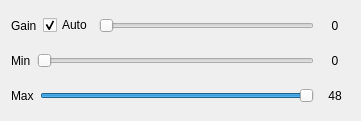
     <widget class="QWidget" name="layoutWidget_8">
      <property name="geometry">
       <rect>
        <x>70</x>
        <y>290</y>
        <width>361</width>
        <height>121</height>
       </rect>
      </property>
      <layout class="QVBoxLayout" name="verticalLayout_46">
       <item>
        <layout class="QHBoxLayout" name="horizontalLayout_133">
         <item>
          <widget class="QLabel" name="label_gain_wide">
           <property name="text">
            <string>Gain</string>
           </property>
          </widget>
         </item>
         <item>
          <widget class="QCheckBox" name="checkBox_allied_wide_gain">
           <property name="text">
            <string>Auto</string>
           </property>
           <property name="checked">
            <bool>true</bool>
           </property>
          </widget>
         </item>
         <item>
          <widget class="QSlider" name="horizontalSlider_gain_wide">
           <property name="enabled">
            <bool>false</bool>
           </property>
           <property name="minimum">
            <number>0</number>
           </property>
           <property name="maximum">
            <number>48</number>
           </property>
           <property name="singleStep">
            <number>1</number>
           </property>
           <property name="pageStep">
            <number>10</number>
           </property>
           <property name="value">
            <number>0</number>
           </property>
           <property name="orientation">
            <enum>Qt::Horizontal</enum>
           </property>
          </widget>
         </item>
         <item>
          <widget class="QLabel" name="label_gain_wide_val">
           <property name="minimumSize">
            <size>
             <width>30</width>
             <height>0</height>
            </size>
           </property>
           <property name="text">
            <string>0</string>
           </property>
           <property name="alignment">
            <set>Qt::AlignCenter</set>
           </property>
          </widget>
         </item>
        </layout>
       </item>
       <item>
        <layout class="QHBoxLayout" name="horizontalLayout_146">
         <item>
          <widget class="QLabel" name="label_gain_min_allied_wide">
           <property name="text">
            <string>Min</string>
           </property>
          </widget>
         </item>
         <item>
          <widget class="QSlider" name="horizontalSlider_allied_wide_min_gain">
           <property name="enabled">
            <bool>true</bool>
           </property>
           <property name="minimum">
            <number>0</number>
           </property>
           <property name="maximum">
            <number>48</number>
           </property>
           <property name="singleStep">
            <number>1</number>
           </property>
           <property name="pageStep">
            <number>10</number>
           </property>
           <property name="value">
            <number>0</number>
           </property>
           <property name="orientation">
            <enum>Qt::Horizontal</enum>
           </property>
          </widget>
         </item>
         <item>
          <widget class="QLabel" name="label_gain_min_allied_wide_val">
           <property name="minimumSize">
            <size>
             <width>30</width>
             <height>0</height>
            </size>
           </property>
           <property name="text">
            <string>0</string>
           </property>
           <property name="alignment">
            <set>Qt::AlignCenter</set>
           </property>
          </widget>
         </item>
        </layout>
       </item>
       <item>
        <layout class="QHBoxLayout" name="horizontalLayout_147">
         <item>
          <widget class="QLabel" name="label_gain_max_allied_wide">
           <property name="text">
            <string>Max</string>
           </property>
          </widget>
         </item>
         <item>
          <widget class="QSlider" name="horizontalSlider_allied_wide_max_gain">
           <property name="enabled">
            <bool>true</bool>
           </property>
           <property name="minimum">
            <number>0</number>
           </property>
           <property name="maximum">
            <number>48</number>
           </property>
           <property name="singleStep">
            <number>1</number>
           </property>
           <property name="pageStep">
            <number>10</number>
           </property>
           <property name="value">
            <number>48</number>
           </property>
           <property name="orientation">
            <enum>Qt::Horizontal</enum>
           </property>
          </widget>
         </item>
         <item>
          <widget class="QLabel" name="label_gain_max_allied_wide_val">
           <property name="minimumSize">
            <size>
             <width>30</width>
             <height>0</height>
            </size>
           </property>
           <property name="text">
            <string>48</string>
           </property>
           <property name="alignment">
            <set>Qt::AlignCenter</set>
           </property>
          </widget>
         </item>
        </layout>
       </item>
      </layout>
     </widget>
